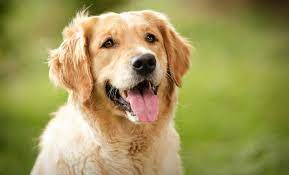
#> input picture homeworks/hw2/images/dog.jpeg, 289 x 175 px
$ python hw2_2.py   (older library calls are emulated)
#> lines starting #> are read from the running program, lines starting #| are printed output that depends on the picture; after the words box and inside, x2 and y2 are one past the last pixel; in counts of white or black regions, pixels touching at a corner belong together
### cv_utils.py
"""
Computer Vision Utilities

Funtions:
            1) show_image()
            2) resize_image()
            3) gaussian_filter()
            4) high_pass_filter()
            5) cooley_tukey()
            6) apply_fft_filter()
            7) histEqualize()
            8) normalize_image()
            9) apply_filter()
            10) add_random_noise()
            11) combine_sobels()

"""

##################################################################################################
## Libraries
##################################################################################################

import sys
from pathlib import Path
import cv2
import numpy as np
import matplotlib.pyplot as plt
from mpl_toolkits.mplot3d import Axes3D


##################################################################################################
## 1
##################################################################################################
def show_image(image_path: Path, image_name, color_mode=0, bgr=False, show=False):
    '''
    Description: This function displays an image using openCV.

        https://docs.opencv.org/4.x/d4/da8/group__imgcodecs.html

    Inputs:
            image_path (Path): Path to image.
             color_mode(int)->0: openCV image colormode:
                                                     0 = grayscale (default)
                                                     1 = RGB
                                                    -1 = unchanged for original image
            image_name (str): Name for image, default is file name of image.
            show(bool)->False: If True will display image using matplotlib.

    Outputs:
            image_name (str): Image name
                   img (ndarray): cv2 image

    '''

    try:
        # Create openCV image obj
        img = cv2.imread(str(image_path), color_mode)

        # Dheck img create successfully
        if img is None:
            raise FileNotFoundError(f"No image found at {str(image_path)}.")


        # convert color channel order
        if color_mode != 0 and bgr == False:
            img = cv2.cvtColor(img, cv2.COLOR_BGR2RGB) # cv2 (BGR) -> matplotlib (RGB)
            print("BGR -> RGB")

        # display image
        if show:
            if color_mode == 0:
                plt.imshow(img, cmap='gray')
            elif bgr == True:
                plt.imshow(cv2.cvtColor(img, cv2.COLOR_BGR2RGB))
            else:
                plt.imshow(img)
            plt.title(image_name)
            plt.show()

        return  image_name, img


    except FileNotFoundError as e:
        print(e, file=sys.stderr)
        return None
    except Exception as e:
        print(f"An unexpected error occurred: {e}", file=sys.stderr)
        return None
##################################################################################################
## 2
##################################################################################################
# [24 lines left out: function resize_images, not called in this run]
##################################################################################################
## 3
##################################################################################################
def gaussian_filter(height, width, std_dev) -> np.array:
    '''
    Description:

        Creates a Gaussian filter.

    Parameters:

        height (int): Image pixel height.
        weight (int): Image pixel width
        std_dev (float): The standard deviation for the gaussian equation.

    Returns:

        filter_normed (np.array): The normalized size x size filter.
    '''

    # define a distribution
    x = np.linspace(-(width // 2), width // 2, width)
    y = np.linspace(-(height // 2), height // 2, height)
    x, y = np.meshgrid(x, y)

    # calcuate gaussian
    dist = np.sqrt(x**2 + y**2)
    filter = np.exp(-(dist**2 / (2.0 * std_dev**2)))
    # normalize
    filter_normed = filter/ np.sum(filter)

    print('gaussian filter')
    print(filter_normed)
    plt.imshow(filter_normed, cmap='gray')
    plt.colorbar()
    plt.title('Gaussian Filter')
    plt.show()
    return filter_normed

##################################################################################################
## 4
##################################################################################################
# [86 lines left out: functions high_pass_filter, cooley_tukey, not called in this run]
##################################################################################################
## 6
##################################################################################################
def apply_fft_filter(img, filter_mask) -> np.array:
    '''
    Description: Applies the FFT to an image, filters it in the frequency domain, and applies the inverse FFT.

    Parameters:
        img (np.array): The input image.
        filter_mask (np.array): The filter mask to apply in the frequency domain.

    Returns:
        filtered_img (np.array): The filtered image in the spatial domain.
    '''

    # Compute the FFT of the image
    fft_image = np.fft.fft2(img)
    #fft_image = cooley_tukey(img, inverse=False)

    # Shift to zero
    fft_shifted = np.fft.fftshift(fft_image)

    # Apply the filter mask by multiplying the matricies element-wise
    filtered_fft_shifted = fft_shifted * filter_mask

    # Inverse FFT to get the filtered image back in the spatial domain
    filtered_fft = np.fft.ifftshift(filtered_fft_shifted)
    filtered_img = np.fft.ifft2(filtered_fft)
    #filtered_img = cooley_tukey(filtered_fft, inverse=True)

    # Return the real part of the inverse FFT result, remove imaginary values
    return np.real(filtered_img)
##################################################################################################
## 7
##################################################################################################
# [36 lines left out: function histEqualize, not called in this run]
##################################################################################################
## 8
##################################################################################################
def normalize_image(image, alpha=0, beta=255):
    # Normalize image to range [0, 1]
    norm_image = cv2.normalize(image, None, alpha, beta, norm_type=cv2.NORM_MINMAX, dtype=cv2.CV_32F)
    return norm_image.astype(np.uint8)
##################################################################################################
## 9
##################################################################################################
def apply_filter(img, filter):
    '''
    Description: Applys a filter to an image using the zeros padding method.

    Inputs:
            img (ndarray): Grayscale image as ndarray
            filter(ndarray): Filter kernel.

    Outputs:
            filtered_img (ndarray): noised image image
    '''

    filtered_img = np.zeros_like(img)
    filter_size = len(filter)
    pad_width = filter_size // 2

    # create padded image
    padded_img = np.pad(img, pad_width=pad_width, mode='constant', constant_values=0)

    # apply filter
    for i in range(padded_img.shape[0]-(filter_size-1)):
        for j in range(padded_img.shape[1]-(filter_size-1)):
            neighborhood_matrix = padded_img[i:i+filter_size, j:j+filter_size]
            #print('loc: ', i, j)
            #print('dimensions: ', padded_img.shape)
            #print(neighborhood_matrix)
            filtered_img[i, j] = np.sum(neighborhood_matrix * filter)

    return filtered_img

##################################################################################################
## 10
##################################################################################################

# [61 lines left out: functions add_random_noise, plot_3d, combine_sobels, not called in this run]

### homeworks/hw2/hw2_2.py
"""
Visualizing Blurring in 3D: 20 points

Michael Massone
6/5/2024
CS5330
HW 2, Part 2

Instructions:

* Download the dog.jpeg from canvas and convert that to a grey scale
image.
* Run the dog photo through both Sobel filters (x and y) and combine
the results using a smaller cut off value (I used a cut off of 50).
* Run the dog photo through both Sobel filters (x and y) and combine
the results using a larger cut off value (I used a cut off of 150).
* Run the dog photo using the built in cv2.Canny(imgage, 100, 100). (I
used a min and max both of 100).
* Run a 5x5 Gaussian Blur on the dog photo and run the sobel filter and
canny filter on the blurred image.
* Use a 2x4 grid to show all your results.
* Answer the following questions at the end of your code by leaving a
comment:
    - What did you notice when you went from a lower threshold value
to a higher one?
    - What did you notice before and after applying a Gaussian Blur
to the image?
"""

##################################################################################################
## Libraries
##################################################################################################

import sys
from pathlib import Path
import cv2
import numpy as np
import matplotlib.pyplot as plt
from PIL import Image

##################################################################################################
# Pathing
##################################################################################################

# set file paths
BASE_DIR = Path.cwd() # get working dir
IMAGE_FILENAME_1 = 'dog'
FILE_EXT = '.jpeg'
IMAGE_PATH = BASE_DIR / 'images' # path to images

print('Current working directory:', BASE_DIR)


##################################################################################################
## Modules
##################################################################################################
# Get the parent directory
parent_dir = Path(__file__).resolve().parent.parent.parent

# Add the parent directory to sys.path
if str(parent_dir) not in sys.path:
    sys.path.insert(0, str(parent_dir))
import cv_utils as cv

##################################################################################################
## Functions
##################################################################################################
def combine_sobels(img1, img2, threshold):

    # create new matrix
    img_combined = np.zeros_like(img1)
    # get magnitude of hte gradient
    g = np.sqrt(img1**2 + img2**2)
    # normalize the gradient and scale 0->255
    img_combined = np.uint8(g / np.max(g) * 255)
    # threshold and binarize image (if greater than threshold set to 255, otherwise 0)
    img_combined = np.where(img_combined > threshold, 255, 0).astype(np.uint8)
    print(img_combined)

    return img_combined

##################################################################################################
## Kernels
##################################################################################################

sobel_x = (1/9) * np.array([[1, 0, -1],
                           [2, 0, -2],
                           [1, 0, -1]
                           ])

sobel_y = (1/9) * np.array([[1, 2, 1],
                           [0, 0, 0],
                           [-1, -2, -1]
                           ])

##################################################################################################
## Main
##################################################################################################
def main():

    imgs = []

    ## Read in Images
    # img1
    img1_name, img1 = cv.show_image((IMAGE_PATH / (IMAGE_FILENAME_1 + FILE_EXT)),
                                 image_name=IMAGE_FILENAME_1,
                                 color_mode=0
                                 )
#> in show_image, `img = cv2.imread(str(image_path), color_mode)`:
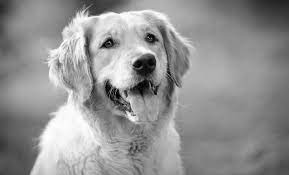
#> img: shape (175, 289); min 0, max 255, mean 147
#> img1_name = 'dog'

    #img1 = cv.histEqualize(img1)

    ## Apply Gaussian in Frequency Domain

    # Create Guassian Filter Mask
    height, width = img1.shape
#> height = 175; width = 289
    gauss_filter_mask = cv.gaussian_filter(height, width, std_dev=30)
#> (printed output is left out)
#> in gaussian_filter, `plt.show()`:
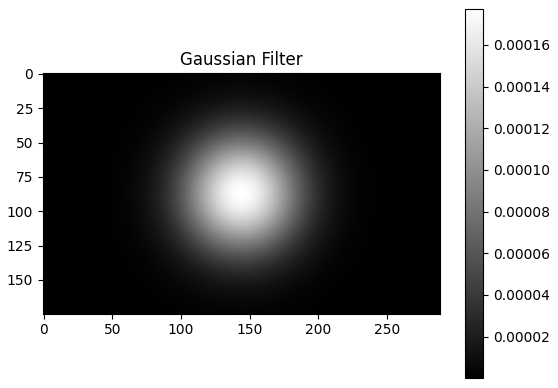
#> figure drawn by matplotlib, 2 panels

    # Apply Fourier Transform and Filter in Frequency Domain
    img1_gaussian = cv.apply_fft_filter(img1, gauss_filter_mask)

    # Normalize values to 0->255
    img1_gaussian = cv.normalize_image(img1_gaussian)
    imgs.append(('img1_gaussian', img1_gaussian))

    ## Apply Sobel Kernel in Spatial Domain

    # Apply filters to non-smoothed img
    img1_sobelH = cv.apply_filter(img1, sobel_x)
    img1_sobelV = cv.apply_filter(img1, sobel_y)

    # Blend images
    # threshold = 50
    img1_sobel_50 = combine_sobels(img1_sobelH, img1_sobelV, threshold=100)
#> in combine_sobels, `img_combined = np.where(img_combined > threshold, 255, 0).astype(np.ui..`:
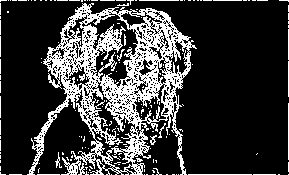
#> img_combined: shape (175, 289); 22.5% white in thin lines or dots
#> (printed output is left out)
    imgs.append(('img1_sobel_50', img1_sobel_50))
    #thresold = 150
    img1_sobel_150 = combine_sobels(img1_sobelH, img1_sobelV, threshold=150)
#> in combine_sobels (call 2), `img_combined = np.where(img_combined > threshold, 255, 0).astype(np.ui..`: img_combined: shape (175, 289); 13.1% white in thin lines or dots
#> (printed output is left out)
    imgs.append(('img1_sobel_150', img1_sobel_150))


    # Apply filters to smoothed img
    img1_blur_sobelH = cv.apply_filter(img1_gaussian, sobel_x)
#> after the loop in apply_filter (call 3), `for i in range(padded_img.shape[0]-(filter_size-1)):`:
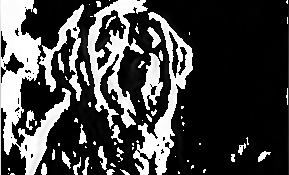
#> filtered_img: shape (175, 289); min 0, max 255, mean 68.5
    img1_blur_sobelV = cv.apply_filter(img1_gaussian, sobel_y)
#> after the loop in apply_filter (call 4), `for i in range(padded_img.shape[0]-(filter_size-1)):`:
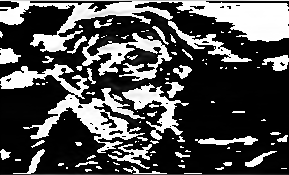
#> filtered_img: shape (175, 289); min 0, max 255, mean 77.9

    # equalize
    #img1_blur_sobelH = cv.histEqualize(img1_blur_sobelH)
    #img1_blur_sobelV = cv.histEqualize(img1_blur_sobelV)

    # Blend Images
    # threshold = 50
    img1_blur_sobel_50 = combine_sobels(img1_blur_sobelH, img1_blur_sobelV, threshold=100)
#> call 3 of combine_sobels, with threshold = 100
#> in combine_sobels (call 3), `g = np.sqrt(img1**2 + img2**2)`:
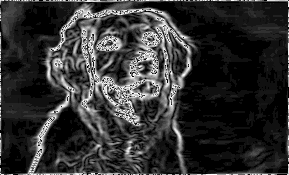
#> g: shape (175, 289) float16; min 0, max 15.91, mean 3.07; drawn with min black and max white
#> in combine_sobels (call 3), `img_combined = np.where(img_combined > threshold, 255, 0).astype(np.ui..`: img_combined: shape (175, 289); 17.2% white; 138 white regions (109 under 20 px), largest, box (x1, y1, x2, y2) and area: (18, 4, 191, 175) 6605, (96, 27, 123, 52) 334, (172, 116, 188, 175) 200
#> (printed output is left out)
    #img1_blur_sobel_50 = cv.histEqualize(img1_blur_sobel_50)
    imgs.append(('img1_blur_sobel_50', img1_blur_sobel_50))
    # threshold = 150
    img1_blur_sobel_150 = combine_sobels(img1_blur_sobelH, img1_blur_sobelV, threshold=150)
#> in combine_sobels (call 4), `img_combined = np.where(img_combined > threshold, 255, 0).astype(np.ui..`: img_combined: shape (175, 289); 9.3% white in thin lines or dots
#> (printed output is left out)
    #img1_blur_sobel_150 = cv.histEqualize(img1_blur_sobel_150)
    imgs.append(('img1_blur_sobel_150', img1_blur_sobel_150))


    # Generate Canny Images
    img1_canny = cv2.Canny(img1, 100, 100)
#> img1_canny: shape (175, 289); 8.9% white in thin lines or dots, all inside (x1, y1, x2, y2) = (30, 1, 196, 175)
    imgs.append(('img1_canny', img1_canny))
    img1_blur_canny = cv2.Canny(img1_gaussian, 100, 100)
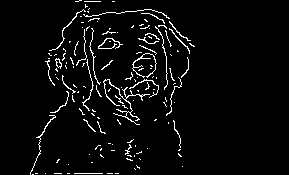
#> img1_blur_canny: shape (175, 289); 4.2% white in thin lines or dots, all inside (x1, y1, x2, y2) = (30, 0, 195, 175)
    imgs.append(('img1_blur_canny', img1_blur_canny))


    # Save images
    for img in imgs:
        pil_img = Image.fromarray(img[1])
        img_name = f'{img[0]}.jpeg'
        pil_img.save(IMAGE_PATH / img_name)
#> this loop made 7 passes
#> img_name on passes 1 to 7: 'img1_gaussian.jpeg', 'img1_sobel_50.jpeg', 'img1_sobel_150.jpeg', 'img1_blur_sobel_50.jpeg', 'img1_blur_sobel_150.jpeg', 'img1_canny.jpeg', 'img1_blur_canny.jpeg'


    ## Show Images

    ## Plot
    fig, axes = plt.subplots(2, 4, figsize=(12, 6))

    # Plot non-smothed images
    axes[0][0].imshow(img1, cmap='gray')
    axes[0][0].axis('off')
    axes[0][0].set_title('Original Image')

    axes[0][1].imshow(img1_sobel_50, cmap='gray')
    axes[0][1].axis('off')
    axes[0][1].set_title('Sobel (threshold = 100)')

    axes[0][2].imshow(img1_sobel_150, cmap='gray')
    axes[0][2].axis('off')
    axes[0][2].set_title('Sobel (threshold = 150)')

    axes[0][3].imshow(img1_canny, cmap='gray')
    axes[0][3].axis('off')
    axes[0][3].set_title('Canny')

    # Plot smoothed images
    axes[1][0].imshow(img1_gaussian, cmap='gray')
    axes[1][0].axis('off')
    axes[1][0].set_title('Smoothed Imaged')

    axes[1][1].imshow(img1_blur_sobel_50, cmap='gray')
    axes[1][1].axis('off')
    axes[1][1].set_title('Sobel (threshold = 100)')

    axes[1][2].imshow(img1_blur_sobel_150, cmap='gray')
    axes[1][2].axis('off')
    axes[1][2].set_title('Sobel (threshold = 150)')

    axes[1][3].imshow(img1_blur_canny, cmap='gray')
    axes[1][3].axis('off')
    axes[1][3].set_title('Canny')


    plt.tight_layout()
    plt.savefig('images/results_pt2.png')
    plt.show()

    '''
    Going from a lower threshold to a higher thereshold on the Soble filter removed some the extra edges that were
    not helpful in depectiing the images boundary.

    Applying a gaussian blur before running the edge detection algorithms improved beformance. By reducing noise
    and the sharpness of the image the algorithms were better able idenitfy only the most significant edges that
    ultimately best represented the image. For example, is the unsmoother image, the texture of the dogs fur produced
    many edges that did not contribute the a recognizable image. By reducing the contrast in these regions, smoothing
    the image reduces those edges making hte outline of the dog easier to identify.   '''


##################################################################################################
## END
##################################################################################################
if __name__ == '__main__':
    main()
